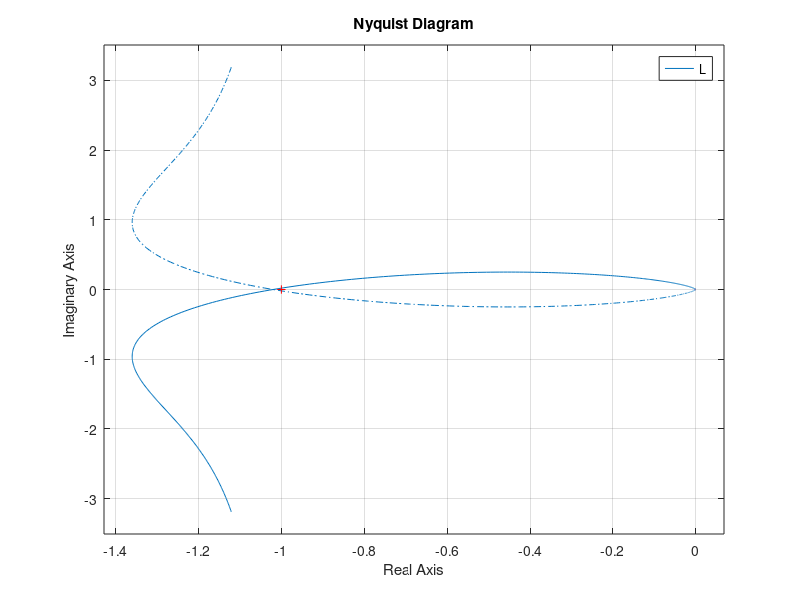

The MATLAB script that drew this image: (Note: this script raises an error after producing the figure.)
close all; clear;

s=zpk('s');

fprintf('La f.d.t del processo è: \n');

G=10/(s^2+10*s+100)

pause

%% Quesito 1.
ev_dato=10; % percento
R=1;
fprintf('Per un riferimento a rampa r(t)=R*t*1(t) con pendenza R = %d \n',R);

K_cr=100;
% Scelgo K>=K_cr
K=102;
fprintf('Si è scelta un azione proporzionale K>=%d, in questo caso K=%d \n',K_cr,K);

pause

% controllo se la f.d.t. dell'impianto presenta fattori integrali
r=0;
G_poles=pole(G);
if ismember(0,G_poles)==0
    r=1; 
end
fprintf('\nOttenendo cosi un regolatore "parziale": \n');
C_s=K/s^r

pause

ev_perc=(10*R/K)*100; % errore di inseguimento in percentuale
if ev_perc<=ev_dato
    fprintf('Precisione statica di circa %2.1f perc. \n',ev_perc);
else
    fprintf('Precisione statica maggiore di %d. \n',ev_dato);
end

pause

fprintf('\nAnalisi di Stabilità con L(s)=C_s(s)G(s):');
L=series(C_s,G)

% applico il criterio di Nyquist
[L_p,L_z]=pzmap(L);
nz=0; % numero di zeri nel semipiano dx compreso jw
for i=1:length(L_z)
    if real(L_z(i))>=0
        nz=nz+1; 
    end
end

np=0;  % numero di poli nel semipiano dx compreso jw
for i=1:length(L_p)
    if real(L_p(i))>=0
        np=np+1;
    end
end

pause

figure(1)
nyquist(L)
N=input('Numero di giri attorno al punto critico (-1,0)='); 

if nz==N+np & nz==0
    fprintf('L(s) è bibo stabile secondo il criterio di Nyquist \n');
    figure(2)
    margin(L);
else 
    fprintf('L(s) non è bibo stabile secondo il criterio di Nyquist \n');
end

pause
close all;

%% Quesito 3. Mrdb <= 3db and 6 <= wbw <= 20 rad/sec

Mr_ub=3; % upper-bound picco di risonanza in db

delta_cr=smorz_Mr(Mr_ub); % smorzamento critico
if delta_cr > 0.7071 | delta_cr < 0
    fprintf('Errore sullo smorzamento critico, %1.2f',delta_cr);
    return
end
fprintf('\nLo smorzamento critico è pari a %1.2f \n',delta_cr);

pause

% phim > 38°, vista la relazione tra Mr e phim, scelto un margine di fase 
% campione un pò più alto
% wc deve appartenere all'intervallo [6,20] rad/sec

% Obiettivi
phim_ob=51; % °
wc_ob=6.5; % rad/sec

fprintf('Per la pulsazione di attraversamento obiettivo %2.1f rad/sec \n',wc_ob);
[modulo,argomento]=bode(L,wc_ob);
if modulo>1 
    fprintf(' 1) Modulo: %5.2f  > 1\n',modulo);
else 
    fprintf(' 1) Modulo: %5.2f <= 1 \n',modulo);
end

sfasamento=180-(abs(argomento));
if sfasamento>phim_ob
    fprintf(' 2) Sfasamento: %3.2f ° > %3.2f ° obiettivo \n',sfasamento,phim_ob);
else 
    fprintf(' 2) Sfasamento: %3.2f ° < o = %3.2f ° obiettivo \n',sfasamento,phim_ob);
end

pause

fprintf('\n*** Rete Attenuatrice ***\n');
m=1/modulo;
fprintf(' 1) m: %5.2f \n',m);
theta=-5; %°
fprintf(' 2) theta: %3.2f \n',theta);

[tz,tp]=generica(wc_ob,m,theta);
if tz < 0 | tp < 0 | tp < tz
   fprintf('Errore sulle costanti di tempo tz=%d e tp=%d \n',tz,tp);
   return
end
fprintf('Le costanti di tempo sono tz=%5.2f e tp=%5.2f \n',tz,tp);

pause

fprintf('\nCostruisco la rete \n');
C_lag=(1+s*tz)/(1+s*tp)

pause

fprintf('\nFunzione di anello con C_lag(s)\n');
L_lag=series(series(C_s,C_lag),G)

figure(1)
hold on
margin(L)
bode(C_lag)
margin(L_lag)

[modulo,argomento]=bode(L_lag,wc_ob);
fprintf('* Modulo attenuato: %5.2f \n',modulo);

pause

wc_ob=7;
fprintf('\nIncremento la pulsazione di attraversamento obiettivo: %2.1f rad/sec \n',wc_ob);

fprintf('\nPer la nuova pulsazione di attraversamento obiettivo %2.1f rad/sec \n',wc_ob);
[modulo,argomento]=bode(L_lag,wc_ob);
if modulo>1 
    fprintf(' 1) Modulo: %5.2f  > 1\n',modulo);
else 
    fprintf(' 1) Modulo: %5.2f <= 1 \n',modulo);
end

sfasamento=180-(abs(argomento));
if sfasamento>phim_ob
    fprintf(' 2) Sfasamento: %3.2f ° > %3.2f ° obiettivo \n',sfasamento,phim_ob);
else 
    fprintf(' 2) Sfasamento: %3.2f ° < o = %3.2f ° obiettivo \n',sfasamento,phim_ob);
end

pause

fprintf('\n*** Rete Anticipatrice ***\n');
m=1/modulo;
fprintf(' 1) m: %5.2f \n',m);
theta=phim_ob-sfasamento; % °
fprintf(' 2) theta: %3.2f \n',theta);

[tz,tp]=generica(wc_ob,m,theta);
if tz < 0 | tp < 0 | tz < tp
   fprintf('Errore sulle costanti di tempo tz=%d e tp=%d \n',tz,tp);
   return
end
fprintf('Le costanti di tempo sono tz=%5.2f e tp=%5.2f \n',tz,tp);

pause

fprintf('Costruisco la rete \n');
C_lead=(1+s*tz)/(1+s*tp)

pause

fprintf('Funzione di anello con C_lag_lead(s)\n');
L_lag_lead=series(series(series(C_s,C_lag),C_lead),G)

figure(2)
hold on
margin(L)
bode(C_lead)
margin(L_lag_lead)

[modulo,argomento]=bode(L_lag_lead,wc_ob);
fprintf('* Modulo attenuato: %5.2f \n',modulo);
sfasamento=180-abs(argomento);
fprintf('* Sfasamento anticipato: %3.2f °\n',sfasamento);

pause
close all

% T(s)=L(s)/1+L(s) con naturalmente L(s)=L_lag_lead(s) 
T=feedback(L_lag_lead,1)
grid
bodemag(T);

% primo test con phim_ob = 45°
% secondo test con phim_ob = 51°

return














